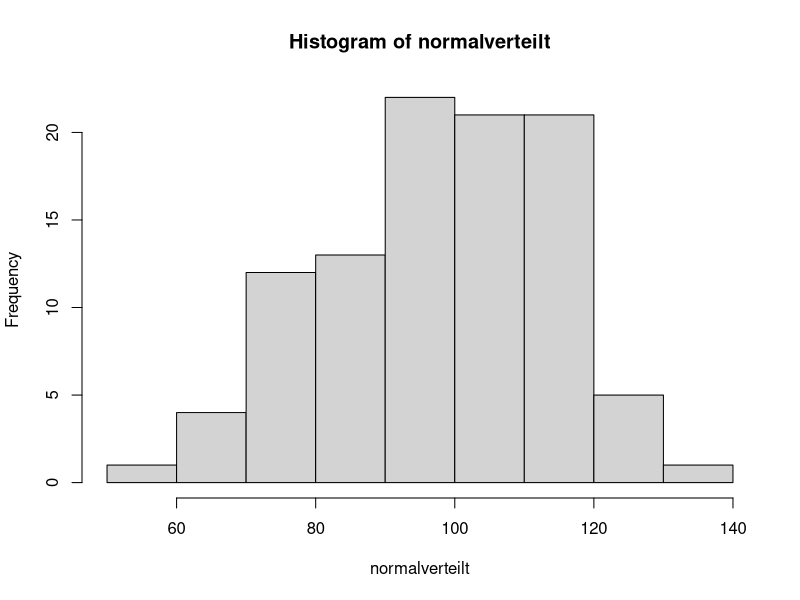
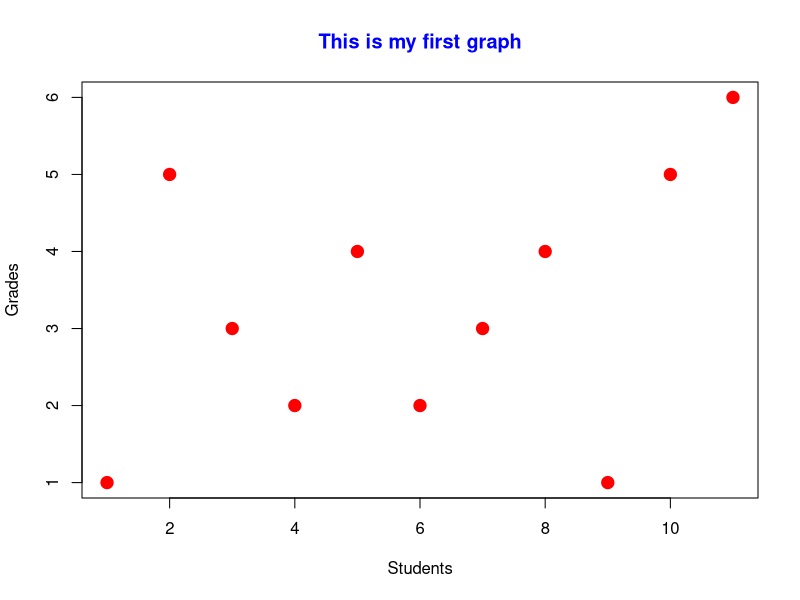

Write R code to recreate these figures, in order.
## ---- chunk 1
# Einen numerischen Vektor erstellen
zahlen = c(5, 10, 15, 20, 25)

# Die Funktion c() wird sehr oft verwendet. Sie fügt Elemente zu einem Vektor zusammen.
zahlen
## ---- chunk 2
# Den Mittelwert berechnen
durchschnitt = mean(zahlen)

# Das Ergebnis ausgeben
print(durchschnitt)
## ---- chunk 3
calculate_mean <- function(vector) {
  # Calculate the mean
  result <- sum(vector) / length(vector)
  
  return(result)
}
## ---- chunk 4
seq(from = 1, to = 10, by = 1)
seq(from = 1, to = 10, length.out = 5)
## ---- chunk 5
rnorm(n = 10, mean = 0, sd = 1) 
## ---- chunk 6
normalverteilt = rnorm(n = 100, mean = 100, sd = 15)
hist(normalverteilt) 
## ---- chunk 7
# Eine Sequenz von Zahlen generieren
sequenz <- 1:10
print(sequenz)

# Eine Sequenz mit festgelegtem Schritt erstellen
sequenz_schritt <- seq(1, 10, by = 2)
print(sequenz_schritt)
## ---- chunk 8
# Die Quadratwurzel berechnen
sqrt_ergebnis <- sqrt(25)
print(sqrt_ergebnis)

# Den absoluten Wert berechnen
absolutwert <- abs(-10)
print(absolutwert)

# Das Maximum und Minimum finden
maximalwert <- max(3, 7, 1, 8, 5)
minimalwert <- min(3, 7, 1, 8, 5)
print(maximalwert)
print(minimalwert)

## ---- chunk 9
noten = c(1, 5, 3, 2, 4, 2, 3, 4, 1, 5, 6)
Durchschnitt_noten = mean(noten)
Durchschnitt_noten
## ---- chunk 10
namen = c("jake", "john", "clara", "manos", "tehilla",
           "laura", "jenny", "carlos", "maria", "kate")
## ---- chunk 11
anwesenheit = c(TRUE, TRUE, TRUE, TRUE, FALSE,
                 TRUE, TRUE, TRUE, TRUE, FALSE)
## ---- chunk 12
      plot(noten, col='red',type='p', pch=19,lwd=2,cex=1.5,
      main="This is my first graph",
      col.main='blue',xlab="Students",ylab="Grades")
